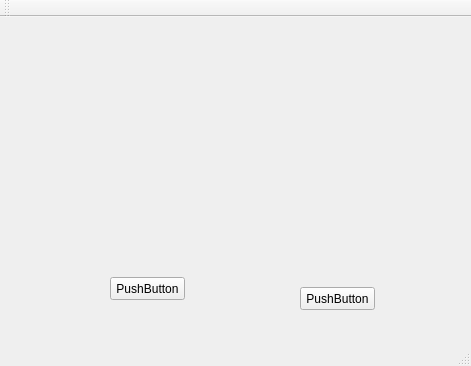
<?xml version="1.0" encoding="UTF-8"?>
<ui version="4.0">
 <class>MainWindow</class>
 <widget class="QMainWindow" name="MainWindow">
  <property name="geometry">
   <rect>
    <x>0</x>
    <y>0</y>
    <width>471</width>
    <height>366</height>
   </rect>
  </property>
  <property name="windowTitle">
   <string>MainWindow</string>
  </property>
  <widget class="QWidget" name="centralWidget">
   <widget class="QPushButton" name="pushButton">
    <property name="geometry">
     <rect>
      <x>110</x>
      <y>260</y>
      <width>75</width>
      <height>23</height>
     </rect>
    </property>
    <property name="text">
     <string>PushButton</string>
    </property>
   </widget>
   <widget class="QPushButton" name="pushButton_2">
    <property name="geometry">
     <rect>
      <x>300</x>
      <y>270</y>
      <width>75</width>
      <height>23</height>
     </rect>
    </property>
    <property name="text">
     <string>PushButton</string>
    </property>
   </widget>
  </widget>
  <widget class="QMenuBar" name="menuBar">
   <property name="geometry">
    <rect>
     <x>0</x>
     <y>0</y>
     <width>471</width>
     <height>21</height>
    </rect>
   </property>
  </widget>
  <widget class="QToolBar" name="mainToolBar">
   <attribute name="toolBarArea">
    <enum>TopToolBarArea</enum>
   </attribute>
   <attribute name="toolBarBreak">
    <bool>false</bool>
   </attribute>
  </widget>
  <widget class="QStatusBar" name="statusBar"/>
 </widget>
 <layoutdefault spacing="6" margin="11"/>
 <resources/>
 <connections/>
</ui>
